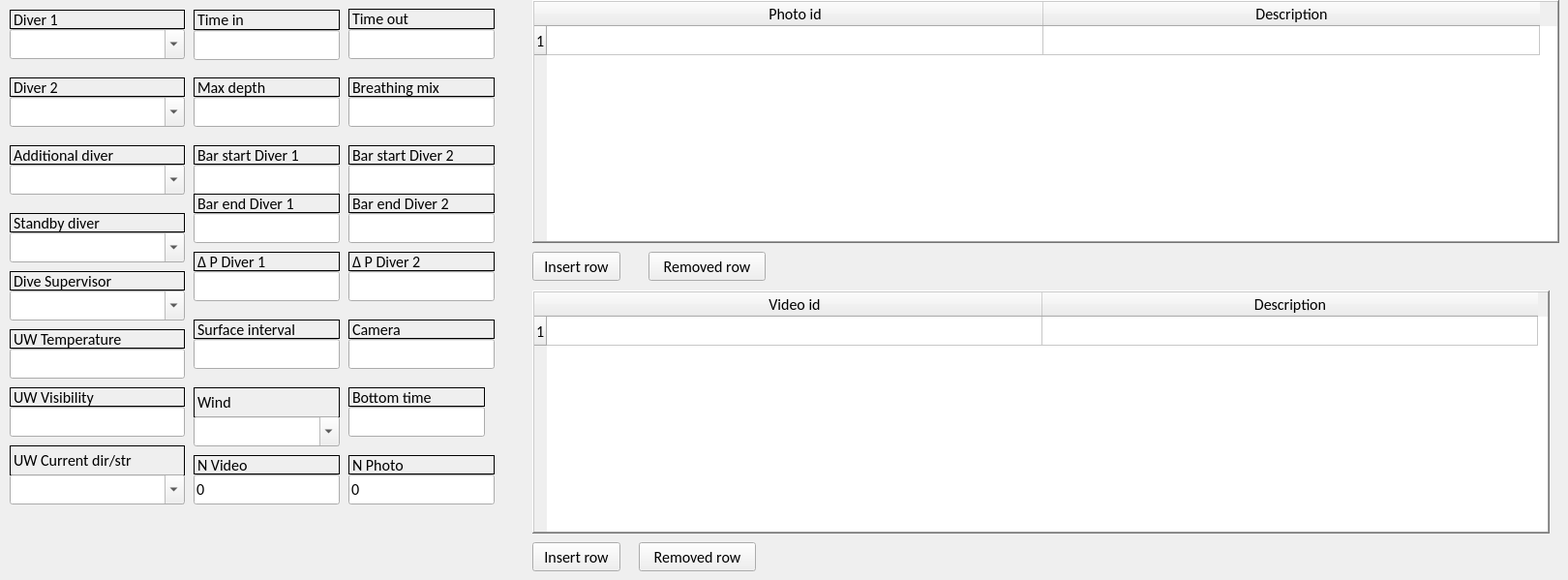
   <widget class="QWidget" name="tabWidgetPage1">
    <attribute name="title">
     <string>Dive Log Form</string>
    </attribute>
    <widget class="QComboBox" name="comboBox_diver">
     <property name="geometry">
      <rect>
       <x>10</x>
       <y>30</y>
       <width>181</width>
       <height>31</height>
      </rect>
     </property>
     <property name="font">
      <font>
       <family>Calibri</family>
       <pointsize>12</pointsize>
      </font>
     </property>
     <property name="editable">
      <bool>true</bool>
     </property>
    </widget>
    <widget class="QLineEdit" name="lineEdit_surface_interval">
     <property name="geometry">
      <rect>
       <x>200</x>
       <y>350</y>
       <width>151</width>
       <height>31</height>
      </rect>
     </property>
     <property name="font">
      <font>
       <family>Calibri</family>
       <pointsize>12</pointsize>
      </font>
     </property>
    </widget>
    <widget class="QLineEdit" name="lineEdit_bar_start">
     <property name="geometry">
      <rect>
       <x>200</x>
       <y>170</y>
       <width>151</width>
       <height>31</height>
      </rect>
     </property>
     <property name="font">
      <font>
       <family>Calibri</family>
       <pointsize>12</pointsize>
      </font>
     </property>
    </widget>
    <widget class="QLineEdit" name="lineEdit_max_depth">
     <property name="geometry">
      <rect>
       <x>200</x>
       <y>100</y>
       <width>151</width>
       <height>31</height>
      </rect>
     </property>
     <property name="font">
      <font>
       <family>Calibri</family>
       <pointsize>12</pointsize>
      </font>
     </property>
    </widget>
    <widget class="QLineEdit" name="lineEdit_bar_end">
     <property name="geometry">
      <rect>
       <x>200</x>
       <y>220</y>
       <width>151</width>
       <height>31</height>
      </rect>
     </property>
     <property name="font">
      <font>
       <family>Calibri</family>
       <pointsize>12</pointsize>
      </font>
     </property>
    </widget>
    <widget class="QLineEdit" name="lineEdit_breathing_mix">
     <property name="geometry">
      <rect>
       <x>360</x>
       <y>100</y>
       <width>151</width>
       <height>31</height>
      </rect>
     </property>
     <property name="font">
      <font>
       <family>Calibri</family>
       <pointsize>12</pointsize>
      </font>
     </property>
    </widget>
    <widget class="QLineEdit" name="lineEdit_visibility">
     <property name="geometry">
      <rect>
       <x>10</x>
       <y>420</y>
       <width>181</width>
       <height>31</height>
      </rect>
     </property>
     <property name="font">
      <font>
       <family>Calibri</family>
       <pointsize>12</pointsize>
      </font>
     </property>
    </widget>
    <widget class="QLineEdit" name="lineEdit_temperature">
     <property name="geometry">
      <rect>
       <x>10</x>
       <y>360</y>
       <width>181</width>
       <height>31</height>
      </rect>
     </property>
     <property name="font">
      <font>
       <family>Calibri</family>
       <pointsize>12</pointsize>
      </font>
     </property>
    </widget>
    <widget class="QLabel" name="label">
     <property name="geometry">
      <rect>
       <x>10</x>
       <y>10</y>
       <width>181</width>
       <height>20</height>
      </rect>
     </property>
     <property name="font">
      <font>
       <family>Calibri</family>
       <pointsize>12</pointsize>
      </font>
     </property>
     <property name="frameShape">
      <enum>QFrame::Panel</enum>
     </property>
     <property name="text">
      <string>Diver 1</string>
     </property>
    </widget>
    <widget class="QLabel" name="label_2">
     <property name="geometry">
      <rect>
       <x>10</x>
       <y>280</y>
       <width>181</width>
       <height>20</height>
      </rect>
     </property>
     <property name="font">
      <font>
       <family>Calibri</family>
       <pointsize>12</pointsize>
      </font>
     </property>
     <property name="frameShape">
      <enum>QFrame::Panel</enum>
     </property>
     <property name="text">
      <string>Dive Supervisor</string>
     </property>
    </widget>
    <widget class="QLabel" name="label_3">
     <property name="geometry">
      <rect>
       <x>10</x>
       <y>80</y>
       <width>181</width>
       <height>20</height>
      </rect>
     </property>
     <property name="font">
      <font>
       <family>Calibri</family>
       <pointsize>12</pointsize>
      </font>
     </property>
     <property name="frameShape">
      <enum>QFrame::Panel</enum>
     </property>
     <property name="text">
      <string>Diver 2</string>
     </property>
    </widget>
    <widget class="QLabel" name="label_4">
     <property name="geometry">
      <rect>
       <x>10</x>
       <y>150</y>
       <width>181</width>
       <height>20</height>
      </rect>
     </property>
     <property name="font">
      <font>
       <family>Calibri</family>
       <pointsize>12</pointsize>
      </font>
     </property>
     <property name="frameShape">
      <enum>QFrame::Panel</enum>
     </property>
     <property name="text">
      <string>Additional diver</string>
     </property>
    </widget>
    <widget class="QLabel" name="label_5">
     <property name="geometry">
      <rect>
       <x>10</x>
       <y>220</y>
       <width>181</width>
       <height>20</height>
      </rect>
     </property>
     <property name="font">
      <font>
       <family>Calibri</family>
       <pointsize>12</pointsize>
      </font>
     </property>
     <property name="frameShape">
      <enum>QFrame::Panel</enum>
     </property>
     <property name="text">
      <string>Standby diver</string>
     </property>
    </widget>
    <widget class="QLabel" name="label_7">
     <property name="geometry">
      <rect>
       <x>360</x>
       <y>9</y>
       <width>151</width>
       <height>21</height>
      </rect>
     </property>
     <property name="font">
      <font>
       <family>Calibri</family>
       <pointsize>12</pointsize>
      </font>
     </property>
     <property name="frameShape">
      <enum>QFrame::Panel</enum>
     </property>
     <property name="text">
      <string>Time out</string>
     </property>
    </widget>
    <widget class="QLabel" name="label_8">
     <property name="geometry">
      <rect>
       <x>200</x>
       <y>10</y>
       <width>151</width>
       <height>21</height>
      </rect>
     </property>
     <property name="font">
      <font>
       <family>Calibri</family>
       <pointsize>12</pointsize>
      </font>
     </property>
     <property name="frameShape">
      <enum>QFrame::Panel</enum>
     </property>
     <property name="text">
      <string>Time in</string>
     </property>
    </widget>
    <widget class="QLineEdit" name="lineEdit_bottom_time">
     <property name="geometry">
      <rect>
       <x>360</x>
       <y>420</y>
       <width>141</width>
       <height>31</height>
      </rect>
     </property>
     <property name="font">
      <font>
       <family>Calibri</family>
       <pointsize>12</pointsize>
      </font>
     </property>
    </widget>
    <widget class="QLabel" name="label_12">
     <property name="geometry">
      <rect>
       <x>360</x>
       <y>400</y>
       <width>141</width>
       <height>20</height>
      </rect>
     </property>
     <property name="font">
      <font>
       <family>Calibri</family>
       <pointsize>12</pointsize>
      </font>
     </property>
     <property name="frameShape">
      <enum>QFrame::Panel</enum>
     </property>
     <property name="text">
      <string>Bottom time</string>
     </property>
    </widget>
    <widget class="QLabel" name="label_13">
     <property name="geometry">
      <rect>
       <x>200</x>
       <y>330</y>
       <width>151</width>
       <height>20</height>
      </rect>
     </property>
     <property name="font">
      <font>
       <family>Calibri</family>
       <pointsize>12</pointsize>
      </font>
     </property>
     <property name="frameShape">
      <enum>QFrame::Panel</enum>
     </property>
     <property name="text">
      <string>Surface interval</string>
     </property>
    </widget>
    <widget class="QLabel" name="label_14">
     <property name="geometry">
      <rect>
       <x>200</x>
       <y>150</y>
       <width>151</width>
       <height>20</height>
      </rect>
     </property>
     <property name="font">
      <font>
       <family>Calibri</family>
       <pointsize>12</pointsize>
      </font>
     </property>
     <property name="frameShape">
      <enum>QFrame::Panel</enum>
     </property>
     <property name="text">
      <string>Bar start Diver 1</string>
     </property>
    </widget>
    <widget class="QLabel" name="label_15">
     <property name="geometry">
      <rect>
       <x>200</x>
       <y>200</y>
       <width>151</width>
       <height>20</height>
      </rect>
     </property>
     <property name="font">
      <font>
       <family>Calibri</family>
       <pointsize>12</pointsize>
      </font>
     </property>
     <property name="frameShape">
      <enum>QFrame::Panel</enum>
     </property>
     <property name="text">
      <string>Bar end Diver 1</string>
     </property>
    </widget>
    <widget class="QLabel" name="label_16">
     <property name="geometry">
      <rect>
       <x>360</x>
       <y>80</y>
       <width>151</width>
       <height>20</height>
      </rect>
     </property>
     <property name="font">
      <font>
       <family>Calibri</family>
       <pointsize>12</pointsize>
      </font>
     </property>
     <property name="frameShape">
      <enum>QFrame::Panel</enum>
     </property>
     <property name="text">
      <string>Breathing mix</string>
     </property>
    </widget>
    <widget class="QLabel" name="label_17">
     <property name="geometry">
      <rect>
       <x>10</x>
       <y>400</y>
       <width>181</width>
       <height>20</height>
      </rect>
     </property>
     <property name="font">
      <font>
       <family>Calibri</family>
       <pointsize>12</pointsize>
      </font>
     </property>
     <property name="frameShape">
      <enum>QFrame::Panel</enum>
     </property>
     <property name="text">
      <string>UW Visibility</string>
     </property>
    </widget>
    <widget class="QLabel" name="label_18">
     <property name="geometry">
      <rect>
       <x>10</x>
       <y>340</y>
       <width>181</width>
       <height>20</height>
      </rect>
     </property>
     <property name="font">
      <font>
       <family>Calibri</family>
       <pointsize>12</pointsize>
      </font>
     </property>
     <property name="frameShape">
      <enum>QFrame::Panel</enum>
     </property>
     <property name="text">
      <string>UW Temperature</string>
     </property>
    </widget>
    <widget class="QLabel" name="label_19">
     <property name="geometry">
      <rect>
       <x>200</x>
       <y>80</y>
       <width>151</width>
       <height>20</height>
      </rect>
     </property>
     <property name="font">
      <font>
       <family>Calibri</family>
       <pointsize>12</pointsize>
      </font>
     </property>
     <property name="frameShape">
      <enum>QFrame::Panel</enum>
     </property>
     <property name="text">
      <string>Max depth</string>
     </property>
    </widget>
    <widget class="QLabel" name="label_20">
     <property name="geometry">
      <rect>
       <x>200</x>
       <y>400</y>
       <width>151</width>
       <height>31</height>
      </rect>
     </property>
     <property name="font">
      <font>
       <family>Calibri</family>
       <pointsize>12</pointsize>
      </font>
     </property>
     <property name="frameShape">
      <enum>QFrame::Panel</enum>
     </property>
     <property name="text">
      <string>Wind</string>
     </property>
    </widget>
    <widget class="QLabel" name="label_49">
     <property name="geometry">
      <rect>
       <x>200</x>
       <y>470</y>
       <width>151</width>
       <height>20</height>
      </rect>
     </property>
     <property name="font">
      <font>
       <family>Calibri</family>
       <pointsize>12</pointsize>
      </font>
     </property>
     <property name="frameShape">
      <enum>QFrame::Panel</enum>
     </property>
     <property name="text">
      <string>N Video</string>
     </property>
    </widget>
    <widget class="QLabel" name="label_50">
     <property name="geometry">
      <rect>
       <x>360</x>
       <y>470</y>
       <width>151</width>
       <height>20</height>
      </rect>
     </property>
     <property name="font">
      <font>
       <family>Calibri</family>
       <pointsize>12</pointsize>
      </font>
     </property>
     <property name="frameShape">
      <enum>QFrame::Panel</enum>
     </property>
     <property name="text">
      <string>N Photo</string>
     </property>
    </widget>
    <widget class="QLineEdit" name="lineEdit_video_nbr">
     <property name="geometry">
      <rect>
       <x>200</x>
       <y>490</y>
       <width>151</width>
       <height>31</height>
      </rect>
     </property>
     <property name="font">
      <font>
       <family>Calibri</family>
       <pointsize>12</pointsize>
      </font>
     </property>
     <property name="text">
      <string>0</string>
     </property>
    </widget>
    <widget class="QLineEdit" name="lineEdit_photo_nbr">
     <property name="geometry">
      <rect>
       <x>360</x>
       <y>490</y>
       <width>151</width>
       <height>31</height>
      </rect>
     </property>
     <property name="font">
      <font>
       <family>Calibri</family>
       <pointsize>12</pointsize>
      </font>
     </property>
     <property name="text">
      <string>0</string>
     </property>
    </widget>
    <widget class="QLabel" name="label_51">
     <property name="geometry">
      <rect>
       <x>360</x>
       <y>330</y>
       <width>151</width>
       <height>20</height>
      </rect>
     </property>
     <property name="font">
      <font>
       <family>Calibri</family>
       <pointsize>12</pointsize>
      </font>
     </property>
     <property name="frameShape">
      <enum>QFrame::Panel</enum>
     </property>
     <property name="text">
      <string>Camera</string>
     </property>
    </widget>
    <widget class="QLineEdit" name="lineEdit_camera_of">
     <property name="geometry">
      <rect>
       <x>360</x>
       <y>350</y>
       <width>151</width>
       <height>31</height>
      </rect>
     </property>
     <property name="font">
      <font>
       <family>Calibri</family>
       <pointsize>12</pointsize>
      </font>
     </property>
    </widget>
    <widget class="QTableWidget" name="tableWidget_photo">
     <property name="geometry">
      <rect>
       <x>550</x>
       <y>0</y>
       <width>1061</width>
       <height>251</height>
      </rect>
     </property>
     <property name="sizePolicy">
      <sizepolicy hsizetype="Expanding" vsizetype="Expanding">
       <horstretch>0</horstretch>
       <verstretch>0</verstretch>
      </sizepolicy>
     </property>
     <property name="baseSize">
      <size>
       <width>1</width>
       <height>0</height>
      </size>
     </property>
     <property name="font">
      <font>
       <family>Calibri</family>
       <pointsize>12</pointsize>
       <italic>false</italic>
       <underline>false</underline>
       <strikeout>false</strikeout>
      </font>
     </property>
     <property name="frameShape">
      <enum>QFrame::WinPanel</enum>
     </property>
     <property name="frameShadow">
      <enum>QFrame::Raised</enum>
     </property>
     <property name="lineWidth">
      <number>2</number>
     </property>
     <property name="midLineWidth">
      <number>1</number>
     </property>
     <property name="autoScrollMargin">
      <number>16</number>
     </property>
     <property name="alternatingRowColors">
      <bool>true</bool>
     </property>
     <property name="sortingEnabled">
      <bool>true</bool>
     </property>
     <property name="columnCount">
      <number>2</number>
     </property>
     <attribute name="horizontalHeaderDefaultSectionSize">
      <number>513</number>
     </attribute>
     <attribute name="horizontalHeaderMinimumSectionSize">
      <number>45</number>
     </attribute>
     <attribute name="verticalHeaderMinimumSectionSize">
      <number>22</number>
     </attribute>
     <row>
      <property name="text">
       <string>1</string>
      </property>
     </row>
     <column>
      <property name="text">
       <string>Photo id</string>
      </property>
     </column>
     <column>
      <property name="text">
       <string>Description</string>
      </property>
     </column>
    </widget>
    <widget class="QLabel" name="label_52">
     <property name="geometry">
      <rect>
       <x>10</x>
       <y>460</y>
       <width>181</width>
       <height>31</height>
      </rect>
     </property>
     <property name="font">
      <font>
       <family>Calibri</family>
       <pointsize>12</pointsize>
      </font>
     </property>
     <property name="frameShape">
      <enum>QFrame::Panel</enum>
     </property>
     <property name="text">
      <string>UW Current dir/str</string>
     </property>
    </widget>
    <widget class="QTableWidget" name="tableWidget_video">
     <property name="geometry">
      <rect>
       <x>550</x>
       <y>300</y>
       <width>1051</width>
       <height>251</height>
      </rect>
     </property>
     <property name="font">
      <font>
       <family>Calibri</family>
       <pointsize>12</pointsize>
      </font>
     </property>
     <property name="frameShape">
      <enum>QFrame::WinPanel</enum>
     </property>
     <property name="frameShadow">
      <enum>QFrame::Raised</enum>
     </property>
     <property name="lineWidth">
      <number>2</number>
     </property>
     <property name="midLineWidth">
      <number>1</number>
     </property>
     <property name="alternatingRowColors">
      <bool>true</bool>
     </property>
     <property name="gridStyle">
      <enum>Qt::SolidLine</enum>
     </property>
     <property name="sortingEnabled">
      <bool>true</bool>
     </property>
     <attribute name="horizontalHeaderDefaultSectionSize">
      <number>512</number>
     </attribute>
     <row>
      <property name="text">
       <string>1</string>
      </property>
     </row>
     <column>
      <property name="text">
       <string>Video id</string>
      </property>
     </column>
     <column>
      <property name="text">
       <string>Description</string>
      </property>
     </column>
     <item row="0" column="0">
      <property name="text">
       <string/>
      </property>
      <property name="foreground">
       <brush brushstyle="Dense6Pattern">
        <color alpha="255">
         <red>0</red>
         <green>0</green>
         <blue>0</blue>
        </color>
       </brush>
      </property>
     </item>
    </widget>
    <widget class="QPushButton" name="pushButton_insert_row_photo">
     <property name="geometry">
      <rect>
       <x>550</x>
       <y>260</y>
       <width>91</width>
       <height>30</height>
      </rect>
     </property>
     <property name="font">
      <font>
       <family>Calibri</family>
       <pointsize>12</pointsize>
       <weight>50</weight>
       <italic>false</italic>
       <bold>false</bold>
      </font>
     </property>
     <property name="text">
      <string>Insert row</string>
     </property>
    </widget>
    <widget class="QPushButton" name="pushButton_remove_row_photo">
     <property name="geometry">
      <rect>
       <x>670</x>
       <y>260</y>
       <width>121</width>
       <height>30</height>
      </rect>
     </property>
     <property name="font">
      <font>
       <family>Calibri</family>
       <pointsize>12</pointsize>
       <weight>50</weight>
       <italic>false</italic>
       <bold>false</bold>
      </font>
     </property>
     <property name="text">
      <string>Removed row</string>
     </property>
    </widget>
    <widget class="QPushButton" name="pushButton_remove_row_video">
     <property name="geometry">
      <rect>
       <x>660</x>
       <y>560</y>
       <width>121</width>
       <height>30</height>
      </rect>
     </property>
     <property name="font">
      <font>
       <family>Calibri</family>
       <pointsize>12</pointsize>
       <weight>50</weight>
       <italic>false</italic>
       <bold>false</bold>
      </font>
     </property>
     <property name="text">
      <string>Removed row</string>
     </property>
    </widget>
    <widget class="QPushButton" name="pushButton_insert_row_video">
     <property name="geometry">
      <rect>
       <x>550</x>
       <y>560</y>
       <width>91</width>
       <height>30</height>
      </rect>
     </property>
     <property name="font">
      <font>
       <family>Calibri</family>
       <pointsize>12</pointsize>
       <weight>50</weight>
       <italic>false</italic>
       <bold>false</bold>
      </font>
     </property>
     <property name="text">
      <string>Insert row</string>
     </property>
    </widget>
    <widget class="QLineEdit" name="lineEdit_time_in">
     <property name="geometry">
      <rect>
       <x>200</x>
       <y>31</y>
       <width>151</width>
       <height>31</height>
      </rect>
     </property>
     <property name="font">
      <font>
       <family>Calibri</family>
       <pointsize>12</pointsize>
      </font>
     </property>
    </widget>
    <widget class="QLineEdit" name="lineEdit_time_out">
     <property name="geometry">
      <rect>
       <x>360</x>
       <y>30</y>
       <width>151</width>
       <height>31</height>
      </rect>
     </property>
     <property name="font">
      <font>
       <family>Calibri</family>
       <pointsize>12</pointsize>
      </font>
     </property>
    </widget>
    <widget class="QComboBox" name="comboBox_buddy">
     <property name="geometry">
      <rect>
       <x>10</x>
       <y>100</y>
       <width>181</width>
       <height>31</height>
      </rect>
     </property>
     <property name="font">
      <font>
       <family>Calibri</family>
       <pointsize>12</pointsize>
      </font>
     </property>
     <property name="editable">
      <bool>true</bool>
     </property>
    </widget>
    <widget class="QComboBox" name="comboBox_additional_diver">
     <property name="geometry">
      <rect>
       <x>10</x>
       <y>170</y>
       <width>181</width>
       <height>31</height>
      </rect>
     </property>
     <property name="font">
      <font>
       <family>Calibri</family>
       <pointsize>12</pointsize>
      </font>
     </property>
     <property name="editable">
      <bool>true</bool>
     </property>
    </widget>
    <widget class="QComboBox" name="comboBox_standby_diver">
     <property name="geometry">
      <rect>
       <x>10</x>
       <y>240</y>
       <width>181</width>
       <height>31</height>
      </rect>
     </property>
     <property name="font">
      <font>
       <family>Calibri</family>
       <pointsize>12</pointsize>
      </font>
     </property>
     <property name="editable">
      <bool>true</bool>
     </property>
    </widget>
    <widget class="QComboBox" name="comboBox_tender">
     <property name="geometry">
      <rect>
       <x>10</x>
       <y>300</y>
       <width>181</width>
       <height>31</height>
      </rect>
     </property>
     <property name="font">
      <font>
       <family>Calibri</family>
       <pointsize>12</pointsize>
      </font>
     </property>
     <property name="editable">
      <bool>true</bool>
     </property>
    </widget>
    <widget class="QComboBox" name="comboBox_currents">
     <property name="geometry">
      <rect>
       <x>10</x>
       <y>490</y>
       <width>181</width>
       <height>31</height>
      </rect>
     </property>
     <property name="font">
      <font>
       <family>Calibri</family>
       <pointsize>12</pointsize>
      </font>
     </property>
     <property name="editable">
      <bool>true</bool>
     </property>
     <property name="currentIndex">
      <number>0</number>
     </property>
     <item>
      <property name="text">
       <string/>
      </property>
     </item>
     <item>
      <property name="text">
       <string>Strong</string>
      </property>
     </item>
     <item>
      <property name="text">
       <string>Medium</string>
      </property>
     </item>
     <item>
      <property name="text">
       <string>Low</string>
      </property>
     </item>
    </widget>
    <widget class="QLabel" name="label_22">
     <property name="geometry">
      <rect>
       <x>200</x>
       <y>260</y>
       <width>151</width>
       <height>20</height>
      </rect>
     </property>
     <property name="font">
      <font>
       <family>Calibri</family>
       <pointsize>12</pointsize>
      </font>
     </property>
     <property name="frameShape">
      <enum>QFrame::Panel</enum>
     </property>
     <property name="text">
      <string>Δ P Diver 1</string>
     </property>
    </widget>
    <widget class="QLineEdit" name="lineEdit_dp">
     <property name="geometry">
      <rect>
       <x>200</x>
       <y>280</y>
       <width>151</width>
       <height>31</height>
      </rect>
     </property>
     <property name="font">
      <font>
       <family>Calibri</family>
       <pointsize>12</pointsize>
      </font>
     </property>
    </widget>
    <widget class="QComboBox" name="comboBox_wind">
     <property name="geometry">
      <rect>
       <x>200</x>
       <y>430</y>
       <width>151</width>
       <height>31</height>
      </rect>
     </property>
     <property name="font">
      <font>
       <family>Calibri</family>
       <pointsize>12</pointsize>
      </font>
     </property>
     <property name="editable">
      <bool>true</bool>
     </property>
    </widget>
    <widget class="QLineEdit" name="lineEdit_bar_start_2">
     <property name="geometry">
      <rect>
       <x>360</x>
       <y>170</y>
       <width>151</width>
       <height>31</height>
      </rect>
     </property>
     <property name="font">
      <font>
       <family>Calibri</family>
       <pointsize>12</pointsize>
      </font>
     </property>
    </widget>
    <widget class="QLabel" name="label_30">
     <property name="geometry">
      <rect>
       <x>360</x>
       <y>200</y>
       <width>151</width>
       <height>20</height>
      </rect>
     </property>
     <property name="font">
      <font>
       <family>Calibri</family>
       <pointsize>12</pointsize>
      </font>
     </property>
     <property name="frameShape">
      <enum>QFrame::Panel</enum>
     </property>
     <property name="text">
      <string>Bar end Diver 2</string>
     </property>
    </widget>
    <widget class="QLabel" name="label_31">
     <property name="geometry">
      <rect>
       <x>360</x>
       <y>150</y>
       <width>151</width>
       <height>20</height>
      </rect>
     </property>
     <property name="font">
      <font>
       <family>Calibri</family>
       <pointsize>12</pointsize>
      </font>
     </property>
     <property name="frameShape">
      <enum>QFrame::Panel</enum>
     </property>
     <property name="text">
      <string>Bar start Diver 2</string>
     </property>
    </widget>
    <widget class="QLineEdit" name="lineEdit_bar_end_2">
     <property name="geometry">
      <rect>
       <x>360</x>
       <y>220</y>
       <width>151</width>
       <height>31</height>
      </rect>
     </property>
     <property name="font">
      <font>
       <family>Calibri</family>
       <pointsize>12</pointsize>
      </font>
     </property>
    </widget>
    <widget class="QLineEdit" name="lineEdit_dp_2">
     <property name="geometry">
      <rect>
       <x>360</x>
       <y>280</y>
       <width>151</width>
       <height>31</height>
      </rect>
     </property>
     <property name="font">
      <font>
       <family>Calibri</family>
       <pointsize>12</pointsize>
      </font>
     </property>
    </widget>
    <widget class="QLabel" name="label_32">
     <property name="geometry">
      <rect>
       <x>360</x>
       <y>260</y>
       <width>151</width>
       <height>20</height>
      </rect>
     </property>
     <property name="font">
      <font>
       <family>Calibri</family>
       <pointsize>12</pointsize>
      </font>
     </property>
     <property name="frameShape">
      <enum>QFrame::Panel</enum>
     </property>
     <property name="text">
      <string>Δ P Diver 2</string>
     </property>
    </widget>
   </widget>
